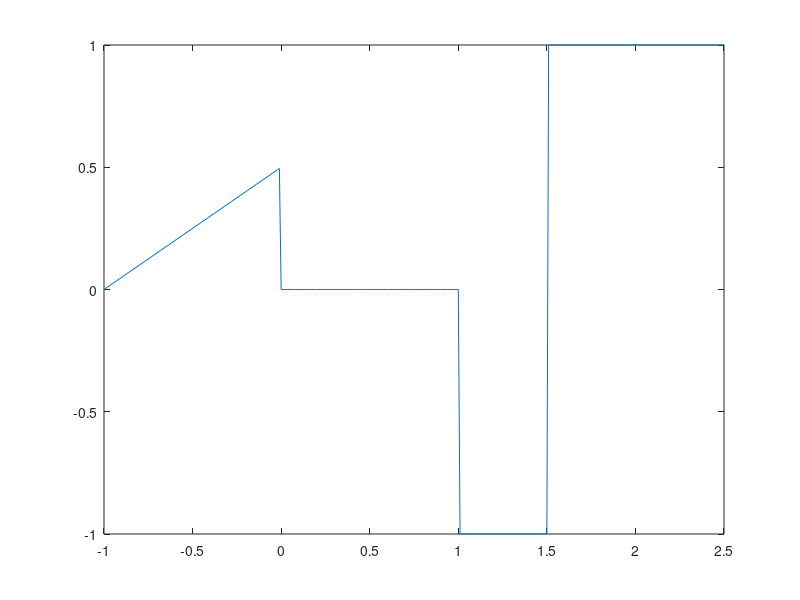

This chart was generated by the following MATLAB code:
clear all
close all 
clc


dt = 0.01;
t1 = -1:dt:-dt;
x1 = 0.5*t1+0.5;
t2 = 0:dt:1;
x2 = zeros(size(t2));
t3 = 1+dt:dt:1.5;
x3 = -ones(size(t3));
t4 = 1.5+dt:dt:2.5;
x4 = ones(size(t4));
t = [t1 t2 t3 t4];
x = [x1 x2 x3 x4];
plot(t,x);




